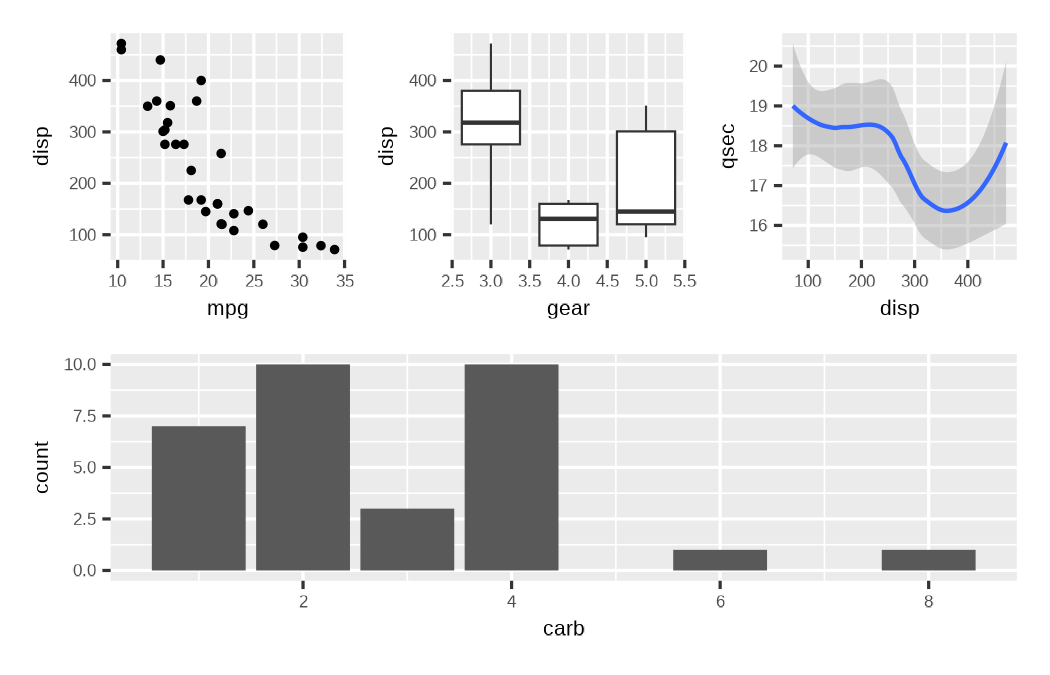

This figure's R source:
library(ggplot2)
library(patchwork)

p1 <- ggplot(mtcars) + geom_point(aes(mpg, disp))
p2 <- ggplot(mtcars) + geom_boxplot(aes(gear, disp, group = gear))
p3 <- ggplot(mtcars) + geom_smooth(aes(disp, qsec))
p4 <- ggplot(mtcars) + geom_bar(aes(carb))

p <- (p1 | p2 | p3) / p4

ggsave("_tutorials/07/preview.png", p, width=7, height=4.5, dpi=150)
